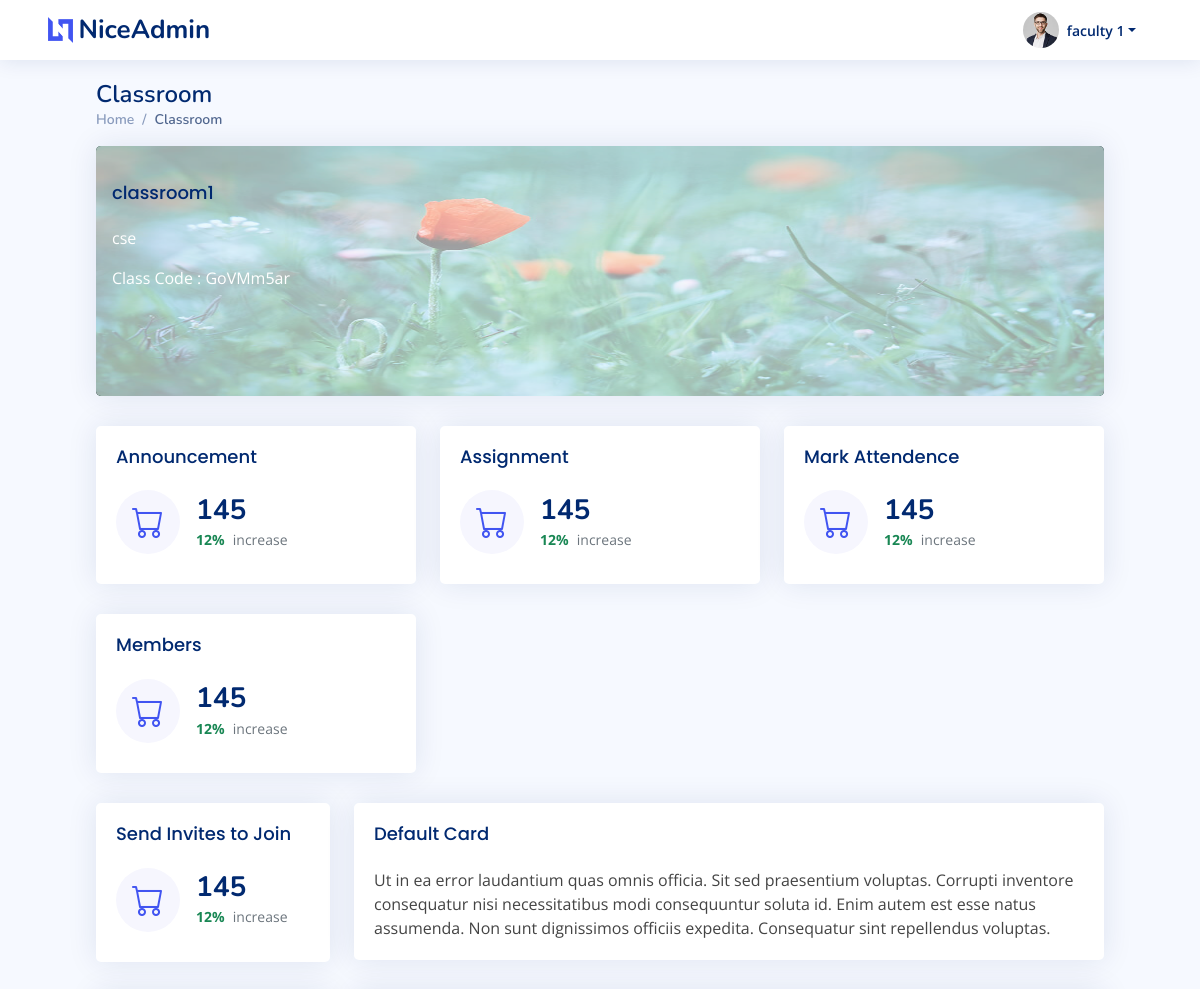
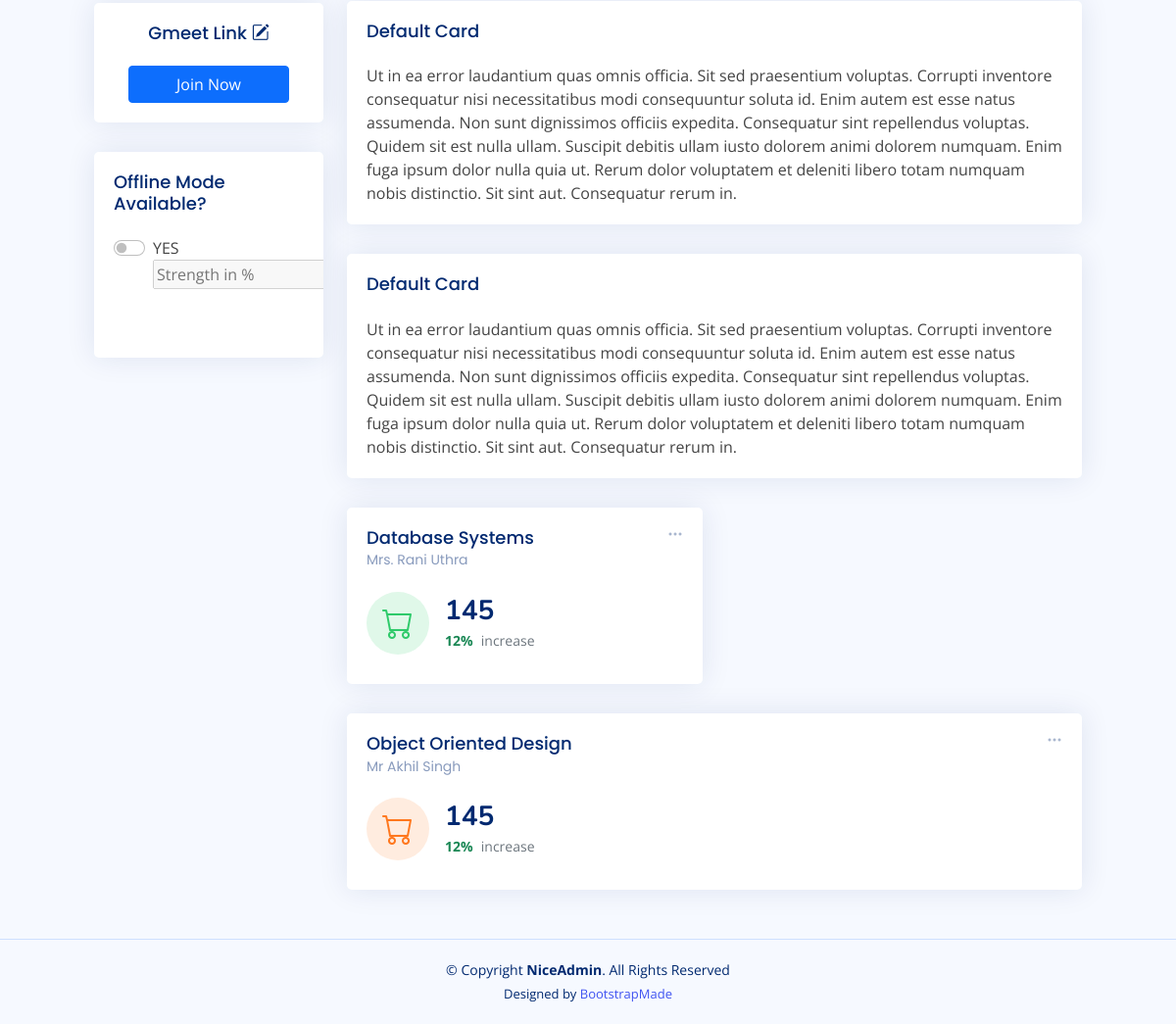
Screenshot of /faculty_subject/GoVMm5ar (signed in) with the database file from the repository (2 pictures, top to bottom).
### myapp/models.py (models this page shows, shortened)
class ClassRoom(models.Model):
    classId = models.CharField(max_length=10,primary_key=True)
    classname = models.CharField(max_length=50,null=False)
    classDepartment = models.CharField(max_length=50,null=False)
    academicYear = models.CharField(max_length=2,null=False)
    classLink = models.TextField(blank=False,null=True)
    classFacultyID = models.ForeignKey(FacultyDetails,on_delete=models.CASCADE)
    classFacultyName = models.CharField(max_length=100,null=False)
    classTimeTable = models.TextField(blank=False,null=True)
    classCreationTime = models.DateTimeField(default=datetime.now,null=True)

### myapp/views.py (the view)
# urls.py: path('faculty_subject/<pk>',views.facultySubject,name='facultySubject'),
@login_required
def facultySubject(request,pk):
    if request.user.is_active and request.user.is_staff and not request.user.is_superuser:
        id=pk
        classDetails = ClassRoom.objects.get(classId=id)
        context={
            'class':classDetails
        }
        return render(request,'faculty/facultySubject.html',context)
    else:
        return redirect('facultyLogin')

### myapp/templates/faculty/facultySubject.html (shortened to what this page needs)
{% extends 'base.html' %}
{% block content %}
{% load static %}
  <header id="header" class="header fixed-top d-flex align-items-center px-lg-5">
    <div class="d-flex align-items-center justify-content-between ">
      <a href="{% url 'studentDashboard' %}" class="logo d-flex align-items-center">
        <img src="assets/img/logo.png" alt="">
        <span class="d-none d-lg-block">NiceAdmin</span>
      </a>
    </div>
    <nav class="header-nav ms-auto">
      <ul class="d-flex align-items-center">
        <li class="nav-item dropdown pe-3">
          <a class="nav-link nav-profile d-flex align-items-center pe-0" href="#" data-bs-toggle="dropdown">
            <img src="assets/img/profile-img.jpg" alt="Profile" class="rounded-circle">
            <span class="d-none d-md-block dropdown-toggle ps-2">{{user.first_name}} {{user.last_name}}</span>
          </a>
        </li>
      </ul>
    </nav>
  </header>
  <main id="main" class="main px-lg-5 mx-lg-5" >
    <div class="pagetitle">
      <h1>Classroom</h1>
      <nav>
        <ol class="breadcrumb">
          <li class="breadcrumb-item"><a href="{% url 'facultyDashboard' %}">Home</a></li>
          <li class="breadcrumb-item active">Classroom</li>
        </ol>
      </nav>
    </div>
    <section class="section dashboard">
      <div class="card bg-dark text-white">
          <img src="{% static 'images/slides-1.jpg' %}" class="card-img" style="height:250px;" alt="...">
          <div class="card-img-overlay">
            <h5 class="card-title">{{class.classname}}</h5>
            <p class="card-text">{{class.classDepartment}}</p>
            <p class="card-text">Class Code : {{class.classId}}</p>
          </div>
        </div>
      <div class="row">
        <div class="col-xxl-3 col-md-4 col-sm-6">
          <a href="#" data-bs-toggle="modal" data-bs-target="#announcementModal">
            <div class="card info-card sales-card">
              <div class="card-body">
                <h5 class="card-title">Announcement</h5>
                <div class="d-flex align-items-center">
                  <div class="card-icon rounded-circle d-flex align-items-center justify-content-center">
                    <i class="bi bi-cart"></i>
                  </div>
                  <div class="ps-3">
                    <h6>145</h6>
                    <span class="text-success small pt-1 fw-bold">12%</span> <span class="text-muted small pt-2 ps-1">increase</span>
                  </div>
                </div>
              </div>
            </div>
          </a>
        </div>
        <div class="col-xxl-3 col-md-4 col-sm-6">
          <div class="card info-card sales-card">
            <div class="card-body">
              <h5 class="card-title">Assignment</h5>
              <div class="d-flex align-items-center">
                <div class="card-icon rounded-circle d-flex align-items-center justify-content-center">
                  <i class="bi bi-cart"></i>
                </div>
                <div class="ps-3">
                  <h6>145</h6>
                  <span class="text-success small pt-1 fw-bold">12%</span> <span class="text-muted small pt-2 ps-1">increase</span>
                </div>
              </div>
            </div>
          </div>
        </div>
        <div class="col-xxl-3 col-md-4 col-sm-6">
          <div class="card info-card sales-card">
            <div class="card-body">
              <h5 class="card-title">Mark Attendence</h5>
              <div class="d-flex align-items-center">
                <div class="card-icon rounded-circle d-flex align-items-center justify-content-center">
                  <i class="bi bi-cart"></i>
                </div>
                <div class="ps-3">
                  <h6>145</h6>
                  <span class="text-success small pt-1 fw-bold">12%</span> <span class="text-muted small pt-2 ps-1">increase</span>
                </div>
              </div>
            </div>
          </div>
        </div>
        <div class="col-xxl-3 col-md-4 col-sm-6">
          <div class="card info-card sales-card">
            <div class="card-body">
              <h5 class="card-title">Members</h5>
              <div class="d-flex align-items-center">
                <div class="card-icon rounded-circle d-flex align-items-center justify-content-center">
                  <i class="bi bi-cart"></i>
                </div>
                <div class="ps-3">
                  <h6>145</h6>
                  <span class="text-success small pt-1 fw-bold">12%</span> <span class="text-muted small pt-2 ps-1">increase</span>
                </div>
              </div>
            </div>
          </div>
        </div>
      </div>
      <div class="row">
        <div class="col-lg-3">
          <div class="">
            <a href="#" data-bs-toggle="modal" data-bs-target="#sendInvitesModal">
              <div class="card info-card sales-card">
                <div class="card-body">
                  <h5 class="card-title">Send Invites to Join</h5>
                  <div class="d-flex align-items-center">
                    <div class="card-icon rounded-circle d-flex align-items-center justify-content-center">
                      <i class="bi bi-cart"></i>
                    </div>
                    <div class="ps-3">
                      <h6>145</h6>
                      <span class="text-success small pt-1 fw-bold">12%</span> <span class="text-muted small pt-2 ps-1">increase</span>
                    </div>
                  </div>
                </div>
              </div>
            </a>
          </div>
          <div class="card">
            <div class="card-body">
              <h5 class="card-title text-center">Gmeet Link <i type="button" class="bi bi-pencil-square" data-bs-toggle="modal" data-bs-target="#gmeetModal"></i></h5>
              <div class="activity text-center">
                <button type="button" class="btn btn-primary px-5" name="button">Join Now</button>
              </div>
            </div>
          </div>
          <div class="card">
                      <div class="card-body">
                        <h5 class="card-title">Offline Mode Available?</h5>
                        <form>
                          <div class="row mb-5">
                            <div class="col-sm-8">
                              <div class="form-check form-switch">
                                <input class="form-check-input" type="checkbox" id="flexSwitchCheckDefault" onclick="EnableDisableTextBox(this)">
                                <label class="form-check-label" for="flexSwitchCheckDefault">YES</label>
                                <input type="text" id="txtPassportNumber" placeholder="Strength in %" disabled="disabled" />
                              </div>
                            </div>
                          </div>
                        </form>
                  </div>
            </div>
        </div>
        <div class="col-lg-9">
          <div class="row">
            <div class="">
               <div class="card">
                 <div class="card-body">
                   <h5 class="card-title">Default Card</h5>
                   Ut in ea error laudantium quas omnis officia. Sit sed praesentium voluptas. Corrupti inventore consequatur nisi necessitatibus modi consequuntur soluta id. Enim autem est esse natus assumenda. Non sunt dignissimos officiis expedita. Consequatur sint repellendus voluptas.
                 </div>
               </div>
            </div>
            <div class="">
               <div class="card">
                 <div class="card-body">
                   <h5 class="card-title">Default Card</h5>
                   Ut in ea error laudantium quas omnis officia. Sit sed praesentium voluptas. Corrupti inventore consequatur nisi necessitatibus modi consequuntur soluta id. Enim autem est esse natus assumenda. Non sunt dignissimos officiis expedita. Consequatur sint repellendus voluptas.
                   Quidem sit est nulla ullam. Suscipit debitis ullam iusto dolorem animi dolorem numquam. Enim fuga ipsum dolor nulla quia ut.
                   Rerum dolor voluptatem et deleniti libero totam numquam nobis distinctio. Sit sint aut. Consequatur rerum in.
                 </div>
               </div>
            </div>
            <div class="">
               <div class="card">
                 <div class="card-body">
                   <h5 class="card-title">Default Card</h5>
                   Ut in ea error laudantium quas omnis officia. Sit sed praesentium voluptas. Corrupti inventore consequatur nisi necessitatibus modi consequuntur soluta id. Enim autem est esse natus assumenda. Non sunt dignissimos officiis expedita. Consequatur sint repellendus voluptas.
                   Quidem sit est nulla ullam. Suscipit debitis ullam iusto dolorem animi dolorem numquam. Enim fuga ipsum dolor nulla quia ut.
                   Rerum dolor voluptatem et deleniti libero totam numquam nobis distinctio. Sit sint aut. Consequatur rerum in.
                 </div>
               </div>
            </div>
            <div class="col-xxl-4 col-md-6">
              <div class="card info-card revenue-card">
                <div class="filter">
                  <a class="icon" href="#" data-bs-toggle="dropdown"><i class="bi bi-three-dots"></i></a>
                </div>
                <div class="card-body">
                  <h5 class="card-title">Database Systems <br><span>Mrs. Rani Uthra</span></h5>
                  <div class="d-flex align-items-center">
                    <div class="card-icon rounded-circle d-flex align-items-center justify-content-center">
                      <i class="bi bi-cart"></i>
                    </div>
                    <div class="ps-3">
                      <h6>145</h6>
                      <span class="text-success small pt-1 fw-bold">12%</span> <span class="text-muted small pt-2 ps-1">increase</span>
                    </div>
                  </div>
                </div>
              </div>
            </div>
            <div class="col-xxl-4 col-xl-12">
              <div class="card info-card customers-card">
                <div class="filter">
                  <a class="icon" href="#" data-bs-toggle="dropdown"><i class="bi bi-three-dots"></i></a>
                </div>
                <div class="card-body">
                  <h5 class="card-title">Object Oriented Design <br><span>Mr Akhil Singh</span></h5>
                  <div class="d-flex align-items-center">
                    <div class="card-icon rounded-circle d-flex align-items-center justify-content-center">
                      <i class="bi bi-cart"></i>
                    </div>
                    <div class="ps-3">
                      <h6>145</h6>
                      <span class="text-success small pt-1 fw-bold">12%</span> <span class="text-muted small pt-2 ps-1">increase</span>
                    </div>
                  </div>
                </div>
              </div>
            </div>
          </div>
        </div>
      </div>
    </section>
  </main>
  <footer id="footer" class="footer">
    <div class="copyright">
      &copy; Copyright <strong><span>NiceAdmin</span></strong>. All Rights Reserved
    </div>
    <div class="credits">
      Designed by <a href="https://bootstrapmade.com/">BootstrapMade</a>
    </div>
  </footer>
{% endblock %}

### static/css/style.css (style rules this page uses)
:root { scroll-behavior: smooth; }
body { font-family: "Open Sans", sans-serif; background: #f6f9ff; color: #444444; }
a { color: #4154f1; text-decoration: none; }
h1, h2, h3, h4, h5, h6 { font-family: "Nunito", sans-serif; }
#main { margin-top: 60px; padding: 20px 30px; transition: all 0.3s; }
.pagetitle { margin-bottom: 10px; }
.pagetitle h1 { font-size: 24px; margin-bottom: 0; font-weight: 600; color: #012970; }
.card { margin-bottom: 30px; border: none; border-radius: 5px; box-shadow: 0px 0 30px rgba(1, 41, 112, 0.1); overflow: hidden; }
.card-title { padding: 20px 0 15px 0; font-size: 18px; font-weight: 500; color: #012970; font-family: "Poppins", sans-serif; }
.card-title span { color: #899bbd; font-size: 14px; font-weight: 400; }
.card-body { padding: 0 20px 20px 20px; }
.card-img-overlay { background-color: rgba(255, 255, 255, 0.6); }
.breadcrumb { font-size: 14px; font-family: "Nunito", sans-serif; color: #899bbd; font-weight: 600; }
.breadcrumb a { color: #899bbd; transition: 0.3s; }
.breadcrumb .breadcrumb-item::before { color: #899bbd; }
.breadcrumb .active { color: #51678f; font-weight: 600; }
.logo { line-height: 1; }
@media (min-width: 1200px) { .logo { width: 280px; } }
.logo img { max-height: 26px; margin-right: 6px; }
.logo span { font-size: 26px; font-weight: 700; color: #012970; font-family: "Nunito", sans-serif; }
.header { transition: all 0.5s; z-index: 997; height: 60px; box-shadow: 0px 2px 20px rgba(1, 41, 112, 0.1); background-color: #fff; padding-left: 20px; }
.header-nav ul { list-style: none; }
.header-nav > ul { margin: 0; padding: 0; }
.header-nav .nav-profile { color: #012970; }
.header-nav .nav-profile img { max-height: 36px; }
.header-nav .nav-profile span { font-size: 14px; font-weight: 600; }
@media (min-width: 1200px) { #main, #footer { margin-left: 0px; } }
.dashboard .filter { position: absolute; right: 0px; top: 15px; }
.dashboard .filter .icon { color: #aab7cf; padding-right: 20px; padding-bottom: 5px; transition: 0.3s; font-size: 16px; }
.dashboard .info-card { padding-bottom: 10px; }
.dashboard .info-card h6 { font-size: 28px; color: #012970; font-weight: 700; margin: 0; padding: 0; }
.dashboard .card-icon { font-size: 32px; line-height: 0; width: 64px; height: 64px; flex-shrink: 0; flex-grow: 0; }
.dashboard .sales-card .card-icon { color: #4154f1; background: #f6f6fe; }
.dashboard .revenue-card .card-icon { color: #2eca6a; background: #e0f8e9; }
.dashboard .customers-card .card-icon { color: #ff771d; background: #ffecdf; }
.dashboard .activity { font-size: 14px; }
.footer { padding: 20px 0; font-size: 14px; transition: all 0.3s; border-top: 1px solid #cddfff; }
.footer .copyright { text-align: center; color: #012970; }
.footer .credits { padding-top: 5px; text-align: center; font-size: 13px; color: #012970; }

### rows the page displays
ClassRoom: classname "classroom1", classDepartment "cse", classId "GoVMm5ar"

### other values shown
{{ user.first_name }} "faculty"
{{ user.last_name }} "1"
